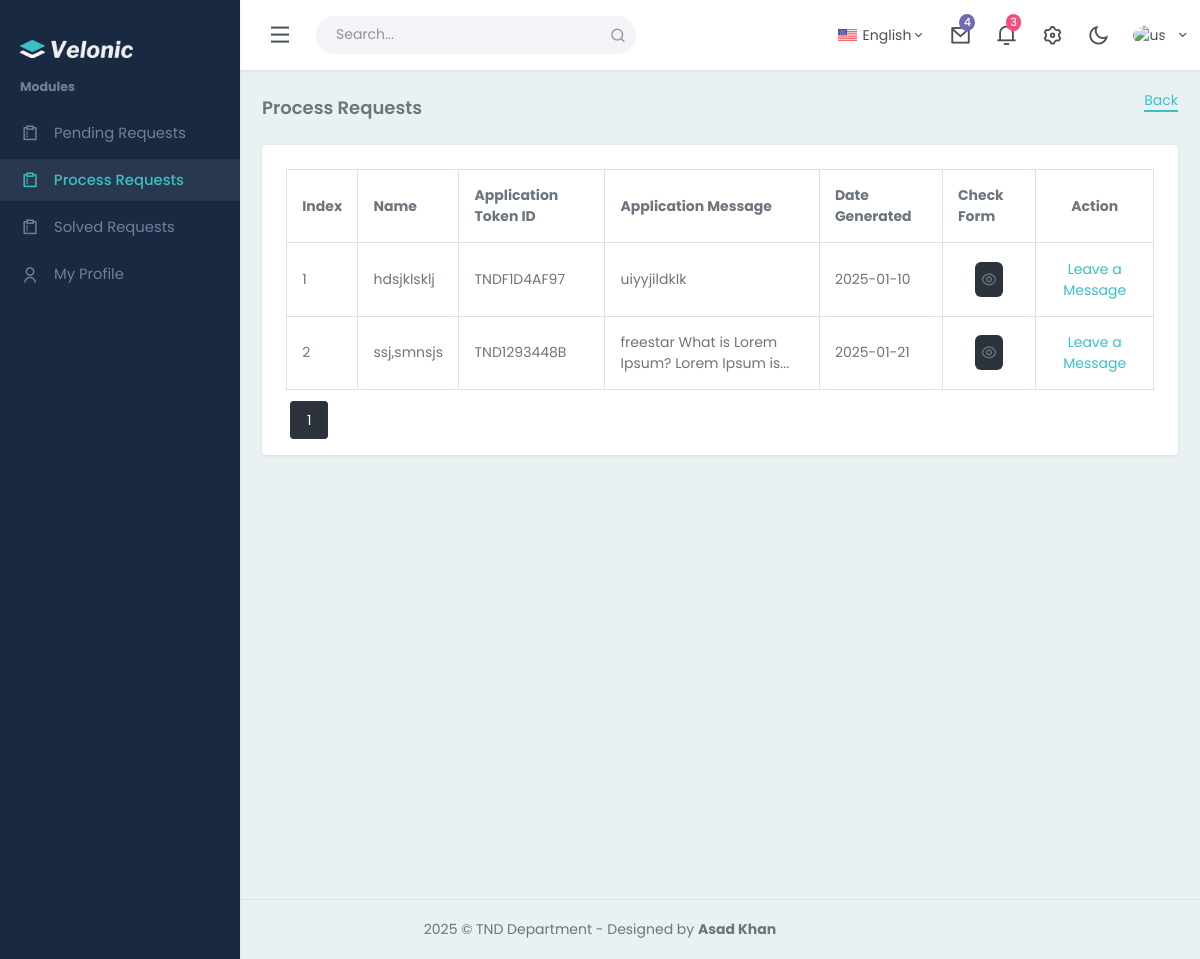
Before: /process_requests.php with the older database file.
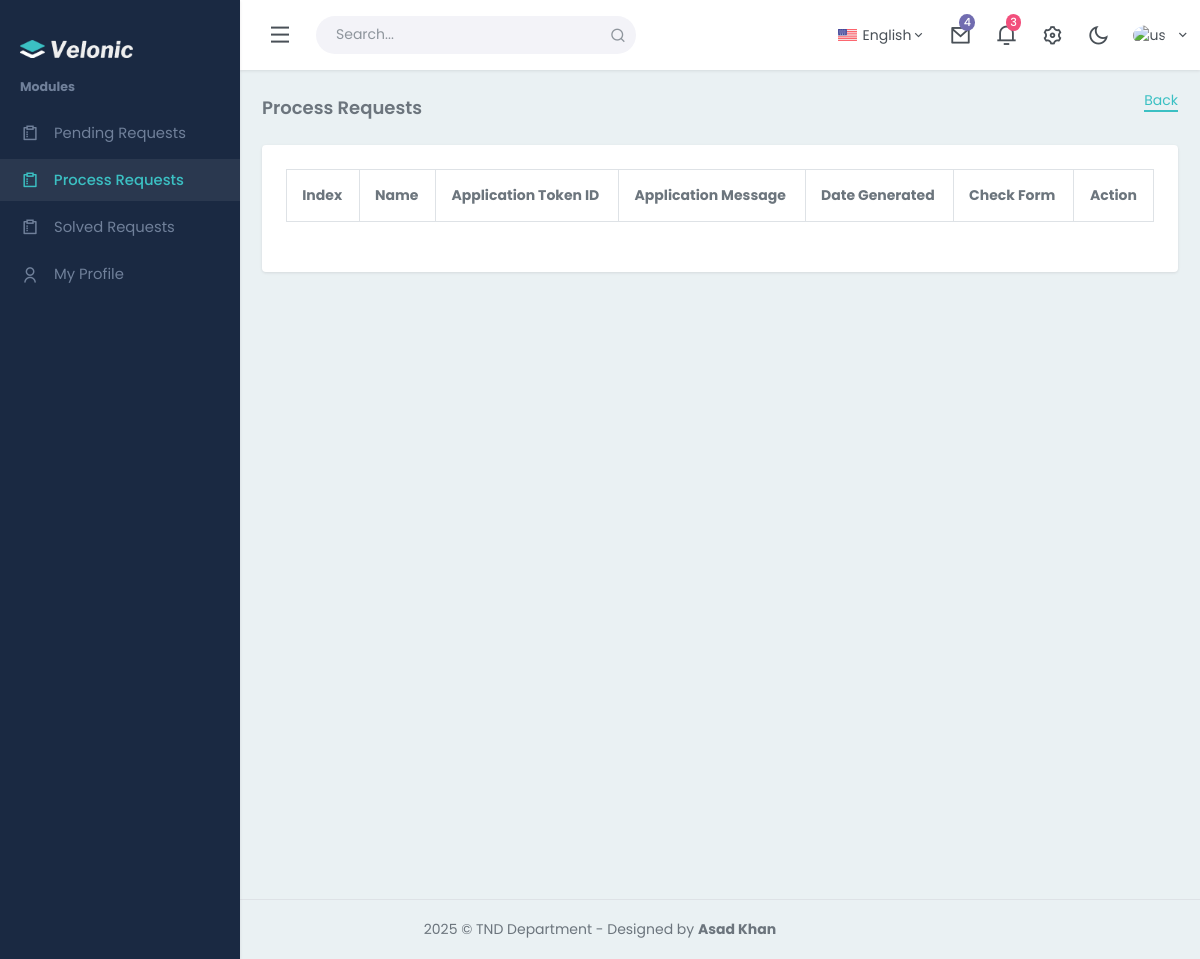
After: the same page with the newer database file.
### tables this page shows
CREATE TABLE `student_applications` (
  `student_application_id` int(11) NOT NULL,
  `student_application_date` date NOT NULL,
  `student_application_message` varchar(1000) NOT NULL,
  `student_id` varchar(256) NOT NULL,
  `student_name` varchar(256) NOT NULL,
  `student_batch_code` varchar(256) NOT NULL,
  `student_email` varchar(256) NOT NULL,
  `student_number` varchar(256) NOT NULL,
  `student_application_status` varchar(256) NOT NULL DEFAULT 'Pending',
  `student_current_semester_id` int(11) NOT NULL,
  `student_concern_person_id` int(11) NOT NULL,
  `student_application_subject_id` int(11) NOT NULL,
  `student_user_id` int(11) NOT NULL,
  `student_application_tokenid` varchar(256) NOT NULL,
  `student_application_solutionmessage` varchar(3000) DEFAULT NULL
);

### process_requests.php (the view, shortened to what this page needs)
<?php
require_once("./base/header.php");
?>
<div class="content-page">
    <div class="content">
        <div class="container-fluid">
            <div class="row">
                <div class="col-12">
                    <div class="page-title-box">
                        <div class="page-title-right">
                            <a class="border-b-2" href="javascript:void(0)" onclick="window.history.back()">Back</a>
                        </div>
                        <h4 class="page-title">Process Requests</h4>
                    </div>
                </div>
            </div>
            <div class="row">
                <div class="col-xl-12">
                    <div class="card">
                        <div class="card-body">
                            <div class="table-responsive-sm">
                                <?php
$records_per_page = 10;
$page = isset($_GET['page']) ? (int)$_GET['page'] : 1;
$offset = ($page - 1) * $records_per_page;
$select_query = "SELECT * FROM `student_applications` WHERE `student_application_status` = 'Process' LIMIT $offset, $records_per_page";
$execute = mysqli_query($connection, $select_query);
?>
                                <table class="table table-bordered table-centered mb-0">
                                    <thead>
                                        <tr>
                                            <th>Index</th>
                                            <th>Name</th>
                                            <th>Application Token ID</th>
                                            <th>Application Message</th>
                                            <th>Date Generated</th>
                                            <th>Check Form</th>
                                            <th class="text-center">Action</th>
                                        </tr>
                                    </thead>
                                    <tbody>
                                        <?php
        $indexNo = 1 + $offset;
        while($fetch = mysqli_fetch_array($execute)){
        ?>
                                        <tr>
                                            <td><?php echo $indexNo++?></td>
                                            <td class="table-user">
                                                <?php echo $fetch['student_name']?>
                                            </td>
                                            <td><?php echo $fetch['student_application_tokenid']?></td>
                                            <td>
                                                <?php
                                                $student_application_message = $fetch['student_application_message'];
                                                $short_student_application_message = substr($student_application_message, 0, 50);
                                                echo $short_student_application_message.(strlen($student_application_message) > 50 ? "..." : "")
                                                ?>
                                            </td>
                                            <td><?php echo $fetch['student_application_date']?></td>
                                            <td class="text-center">
                                                <a href="./view_application.php?viewapplication=<?php echo $fetch['student_application_id']?>"
                                                    class="text-reset p-1 rounded bg-[#2D333C] fs-16 px-1">
                                                    <i class="ri-eye-line text-yellow"></i>
                                                </a>
                                            </td>
                                            <td class="text-center">
                                                <a href="./administrator_solution_message.php?messageId=<?php echo $fetch['student_application_id']?>">Leave a Message</a>
                                            </td>
                                        </tr>
                                        <?php
        }
        ?>
                                    </tbody>
                                </table>
                                <?php
$total_query = "SELECT COUNT(*) FROM `student_applications` WHERE `student_application_status` = 'Process'";
$total_result = mysqli_query($connection, $total_query);
$total_records = mysqli_fetch_array($total_result)[0];
$total_pages = ceil($total_records / $records_per_page);
echo '<div class="pagination">';
for ($i = 1; $i <= $total_pages; $i++) {
    echo '<a href="?page=' . $i . '"' . ($i == $page ? ' class="active"' : '') . '>' . $i . '</a>';
}
echo '</div>';
?>
                            </div>
                        </div>
                    </div>
                </div>
            </div>
        </div>
    </div>
</div>
<?php
    require_once("./base/footer.php");
    ?>

Changed rows visible on the page:
removed student_applications: student_name "hdsjklsklj", student_application_tokenid "TNDF1D4AF97", student_application_message "uiyyjildklk", student_application_date "2025-01-10"
removed student_applications: student_name "ssj,smnsjs", student_application_tokenid "TND1293448B", student_application_message "freestar What is Lorem Ipsum? Lorem Ipsum is", student_application_date "2025-01-21"
Other visible differences:
list line gone: "1"
